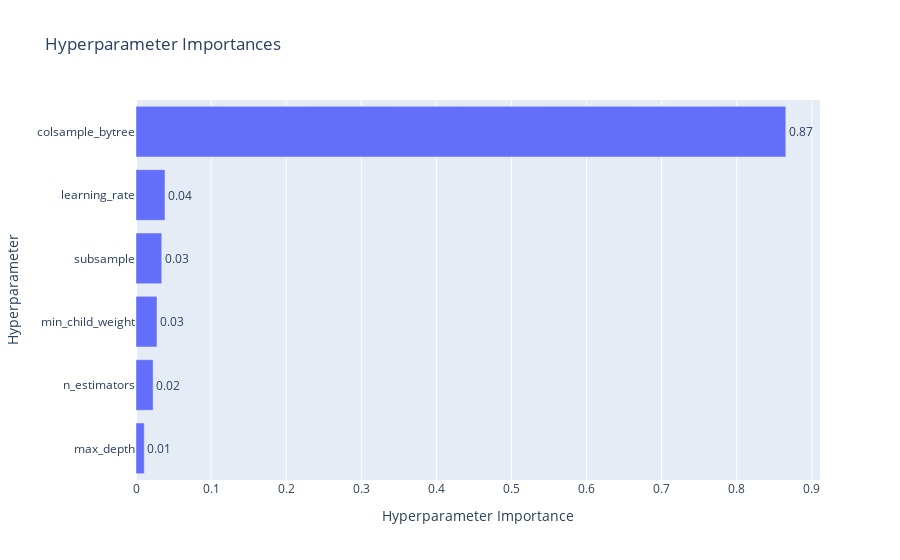

The notebook cell saved with this chart:
### Code cell
optuna.visualization.plot_param_importances(study)

### Figure 1 — Plotly figure (JSON) as saved in the notebook; plotly's stock layout.template omitted (floating-point values rounded to 4 significant figures)
{"data": [{"cliponaxis": false, "hovertemplate": ["max_depth (IntDistribution): 0.011001441954094169<extra></extra>", "n_estimators (IntDistribution): 0.02280725972503077<extra></extra>", "min_child_weight (IntDistribution): 0.027949415454891397<extra></extra>", "subsample (FloatDistribution): 0.034280986654906295<extra></extra>", "learning_rate (FloatDistribution): 0.038610504760846834<extra></extra>", "colsample_bytree (FloatDistribution): 0.8653503914502304<extra></extra>"], "name": "Objective Value", "orientation": "h", "text": ["0.01", "0.02", "0.03", "0.03", "0.04", "0.87"], "textposition": "outside", "type": "bar", "x": [0.011, 0.02281, 0.02795, 0.03428, 0.03861, 0.8654], "y": ["max_depth", "n_estimators", "min_child_weight", "subsample", "learning_rate", "colsample_bytree"]}], "layout": {"title": {"text": "Hyperparameter Importances"}, "xaxis": {"title": {"text": "Hyperparameter Importance"}}, "yaxis": {"title": {"text": "Hyperparameter"}}}}
